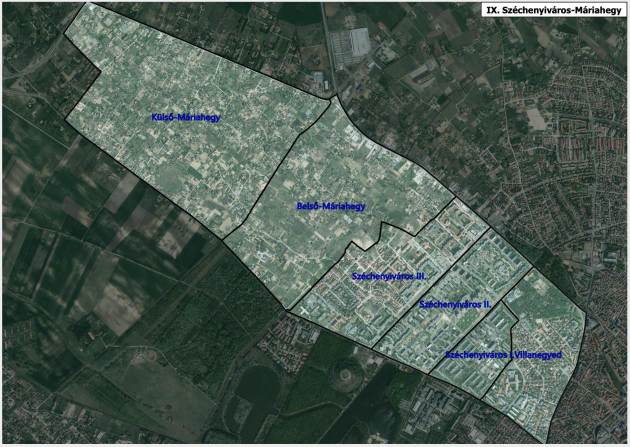
#> input picture data/neighborhoods/sources/municipal-kecskemet-fig81/page175-xref216.jpeg, 1259 x 893 px (shown at 1/2 size)
$ python trace-figure81-pixels.py
#> lines starting #> are read from the running program, lines starting #| are printed output that depends on the picture; after the words box and inside, x2 and y2 are one past the last pixel; in counts of white or black regions, pixels touching at a corner belong together
"""Trace source pixels; label-overprinted sections are explicit inferred candidates.

Most paths use literal black (maxRGB <= 45) pixels. Two narrowly recorded blue
label windows additionally admit actual dark-blue source pixels following the
visually interpreted boundary continuation. These do not establish a literal
black boundary under the label and MUST remain in the separate estimate layer.
No clipped image-frame corner is reconstructed.
"""
import json,math,heapq
from pathlib import Path
import numpy as np
from PIL import Image,ImageDraw
from shapely.geometry import Polygon
from shapely.validation import explain_validity
P=Path(__file__).resolve().parent
image=Image.open(P/'page175-xref216.jpeg').convert('RGB');rgb=np.asarray(image);value=rgb.max(axis=2);height,width=value.shape
#> further down, image is the input picture: PIL image 1259x893 RGB; mean R, G, B 75.7, 90.9, 81.6
#> after `value = rgb.max(axis=2)`:
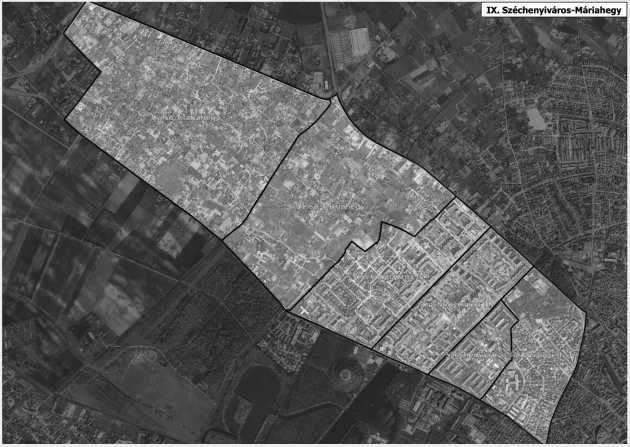
#> value: shape (893, 1259) (shown at 1/2 size); min 0, max 255, mean 91.7
#> after `height, width = value.shape`: height = 893; width = 1259
A=(662,194);B=(911,393);C=(979,453);D=(1066,536);E=(1171,624);F=(1092,887);G=(962,798);H=(857,750);I=(743,694);J=(573,622);K=(441,480);L=(1003,600)
SECTIONS={
'AB':[A,(672,206),(690,236),(710,257),(744,289),(779,306),(820,327),(875,365),B],
'BC':[B,(935,414),(958,434),C],
'CD':[C,(1007,480),(1035,508),D],
'DE':[D,(1094,560),(1122,585),(1153,611),E],
'EF':[E,(1170,653),(1161,695),(1149,736),(1132,775),(1128,783),(1115,810),(1105,834),(1100,850),(1096,870),F],
'FG':[F,(1057,859),(1016,831),(985,812),G],
'GH':[G,(926,781),(890,765),H],
'HI':[H,(819,732),(784,715),I],
'IJ':[I,(697,674),(652,655),(607,636),J],
'JK':[J,K],
'KA':[K,(490,444),(516,402),(543,354),(570,311),(593,277),(600,265),(631,239),(648,220),A],
'BJ':[B,(886,418),(860,442),(829,473),(794,458),(764,442),(756,484),(729,502),(704,483),(678,526),(641,557),(609,591),J],
'CI':[C,(946,485),(903,532),(857,580),(820,619),(778,660),I],
'DL':[D,(1045,557),(1024,579),L],
'LH':[L,(976,630),(944,663),(913,694),(885,722),H],
'LG':[L,(1020,618),(1036,639),(1021,657),(1023,716),(1005,747),(984,773),G],
}
LIMIT=45;PAD=14;snaps={}
OVERPRINTS=[{'id':'I-II-label-crossing','box':[887,700,906,716],'visibleBlackAnchors':[[899,704],[890,712]],'maxLuminance':45,'maxExpectedStrokeDistancePixels':1.75},{'id':'I-Villanegyed-label-crossing','box':[1016,698,1030,720],'visibleBlackAnchors':[[1022,700],[1023,719]],'maxLuminance':45,'maxExpectedStrokeDistancePixels':1.75}]
luminance=rgb[:,:,0]*.299+rgb[:,:,1]*.587+rgb[:,:,2]*.114
allowed=value<=LIMIT;cost_value=value.astype(float).copy()
#> after `allowed = value <= LIMIT`:
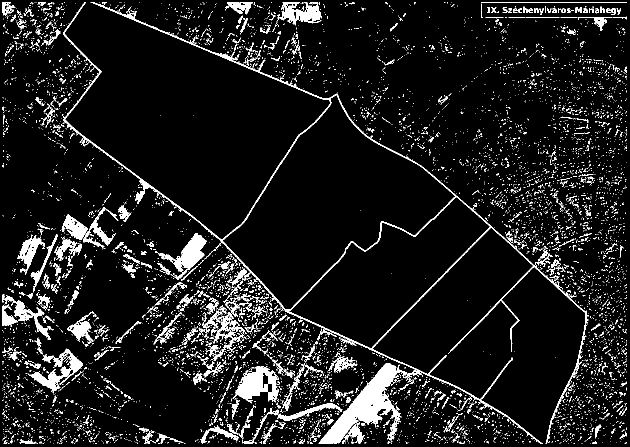
#> allowed: shape (893, 1259) bool (shown at 1/2 size); 8.5% white; 7767 white regions (7327 under 20 px), largest, box (x1, y1, x2, y2) and area: (126, 4, 1177, 888) 14351, (637, 726, 814, 888) 8879, (465, 732, 558, 807) 3510
for occlusion in OVERPRINTS:
 x0,y0,x1,y1=occlusion['box'];a,b=occlusion['visibleBlackAnchors'];dx,dy=b[0]-a[0],b[1]-a[1]
 for y in range(y0,y1+1):
  for x in range(x0,x1+1):
   t=max(0,min(1,((x-a[0])*dx+(y-a[1])*dy)/(dx*dx+dy*dy)));off=math.hypot(x-a[0]-t*dx,y-a[1]-t*dy)
   if off<=occlusion['maxExpectedStrokeDistancePixels'] and luminance[y,x]<=occlusion['maxLuminance'] and rgb[y,x,2]>max(rgb[y,x,0],rgb[y,x,1])+15:
    allowed[y,x]=True;cost_value[y,x]=luminance[y,x]
#> allowed: shape (893, 1259) bool; 8.6% white; 7767 white regions (7327 under 20 px), largest, box (x1, y1, x2, y2) and area: (126, 4, 1177, 888) 14419, (637, 726, 814, 888) 8879, (465, 732, 558, 807) 3510
#> cost_value: shape (893, 1259) float64; min 0, max 255, mean 91.7

def snap(p):
 if p in snaps:return snaps[p]
 x,y=p;cs=[]
 for yy in range(max(0,y-9),min(height,y+10)):
  for xx in range(max(0,x-9),min(width,x+10)):
   if value[yy,xx]<=LIMIT:cs.append(((xx-x)**2+(yy-y)**2+float(value[yy,xx])*.01,(xx,yy)))
 if not cs:raise ValueError('No source black pixel near '+str(p))
 q=min(cs)[1];snaps[p]=q;return q
def dist_segment(p,a,b):
 dx,dy=b[0]-a[0],b[1]-a[1];den=dx*dx+dy*dy
 if not den:return math.hypot(p[0]-a[0],p[1]-a[1])
 t=max(0,min(1,((p[0]-a[0])*dx+(p[1]-a[1])*dy)/den));return math.hypot(p[0]-a[0]-t*dx,p[1]-a[1]-t*dy)
def path(a,b):
 lo=(max(0,min(a[0],b[0])-PAD),max(0,min(a[1],b[1])-PAD));hi=(min(width-1,max(a[0],b[0])+PAD),min(height-1,max(a[1],b[1])+PAD));best={a:0};back={};todo=[(0,a)]
 while todo:
  d,u=heapq.heappop(todo)
  if d!=best[u]:continue
  if u==b:break
  for dx,dy in[(1,0),(-1,0),(0,1),(0,-1),(1,1),(1,-1),(-1,1),(-1,-1)]:
   v=(u[0]+dx,u[1]+dy)
   if not(lo[0]<=v[0]<=hi[0]and lo[1]<=v[1]<=hi[1])or not allowed[v[1],v[0]]:continue
   off=dist_segment(v,a,b)
   if off>PAD:continue
   nd=d+math.hypot(dx,dy)*(1+float(cost_value[v[1],v[0]])*.04)+off*off*.001
   if nd<best.get(v,float('inf')):best[v]=nd;back[v]=u;heapq.heappush(todo,(nd,v))
 if b not in best:raise ValueError('Disconnected actual source black stroke '+str((a,b)))
 out=[b]
 while out[-1]!=a:out.append(back[out[-1]])
 return out[::-1]
paths={}
for key,seeds in SECTIONS.items():
 if key in ['DE','EF','FG']:continue
 cs=[]
 for a,b in zip(seeds,seeds[1:]):
  part=path(snap(a),snap(b));cs+=part if not cs else part[1:]
 paths[key]=cs
 if __name__=='__main__':print(key,len(cs))
def joined(parts):
 out=[]
 for key,rev in parts:
  cs=paths[key][::-1]if rev else paths[key]
  if out and out[-1]!=cs[0]:raise ValueError('Disconnected sections')
  out+=cs if not out else cs[1:]
 return out
RINGS={
'Belső-Máriahegy':joined([('AB',False),('BJ',False),('JK',False),('KA',False)]),
'Széchenyiváros III.':joined([('BC',False),('CI',False),('IJ',False),('BJ',True)]),
'Széchenyiváros II.':joined([('CD',False),('DL',False),('LH',False),('HI',False),('CI',True)]),
'Széchenyiváros I.':joined([('LH',False),('GH',True),('LG',True)]),
# Villanegyed omitted: its southeast corner is clipped by the source image.
}
if __name__=='__main__':
 preview=image.copy();draw=ImageDraw.Draw(preview)
 for color,(name,ring)in zip(['red','yellow','blue','orange','magenta'],RINGS.items()):
  g=Polygon(ring);print(name,'valid',g.is_valid,explain_validity(g),'pixels',len(ring),'area',g.area);draw.line(ring,fill=color,width=2)
 preview.save(P/'pixel-trace-preview.png')
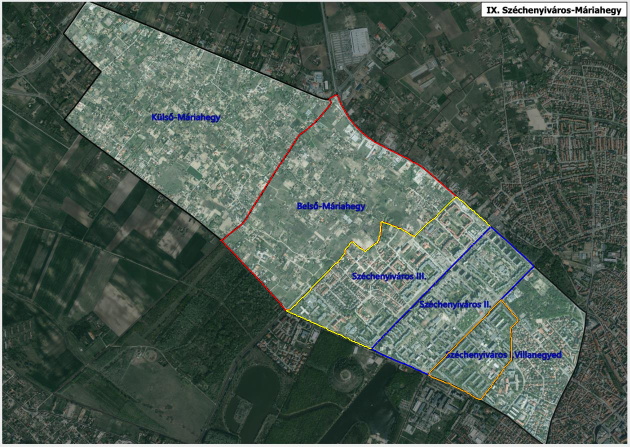
#> saved as pixel-trace-preview.png: PIL image 1259x893 RGB (shown at 1/2 size); mean R, G, B 76.8, 91.4, 81.8
 (P/'pixel-trace.json').write_text(json.dumps({'sourceImageSha256':'4d9d33cf34268d28653d0955b8619e515653b29cea59914397246eaa7589f1ec','threshold':LIMIT,'explicitBlueLabelInterpretationWindows':OVERPRINTS,'manualSeeds':SECTIONS,'snappedSeeds':[{'manual':a,'actualPixel':b}for a,b in snaps.items()],'paths':paths,'rings':RINGS},ensure_ascii=False,indent=2)+'\n')
